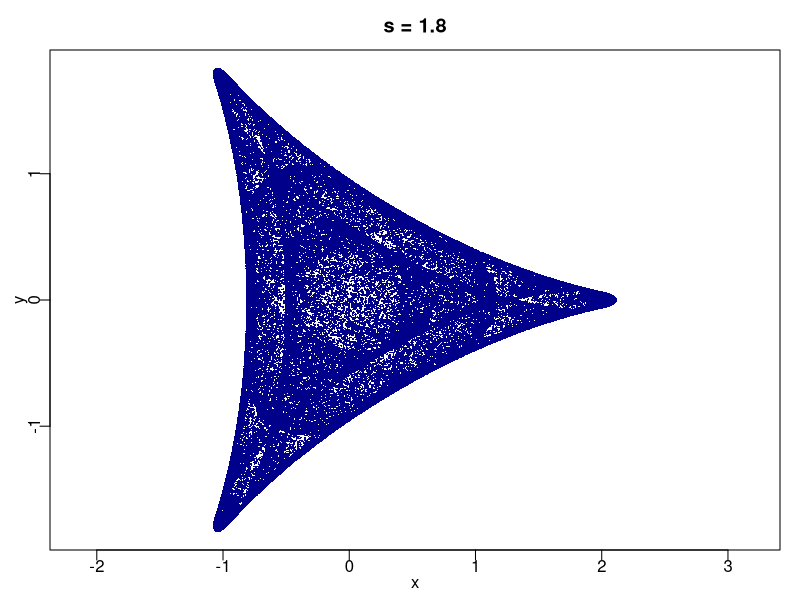

R code for this plot:
#deltoid fractal
fn1= function(x) z^2 - s* Conj(z)
phi= sqrt(5)/2+ 1/2
sbox=c(phi,  1.64312)
s=1.8

n=100000
zbox=rep(0, n)

z=1/3+1i/2
for(j in 1:n){
  z=fn1(z)
  zbox[j]=z
}

par(pty="m", mar=c(2.5,2.5,2.5,1), mgp=c(1.1,.3,0))
plot(zbox, pch=16, cex=.25, main=paste0("s = ", s), xlab="x", ylab="y", asp=1, col=c("darkblue"))
